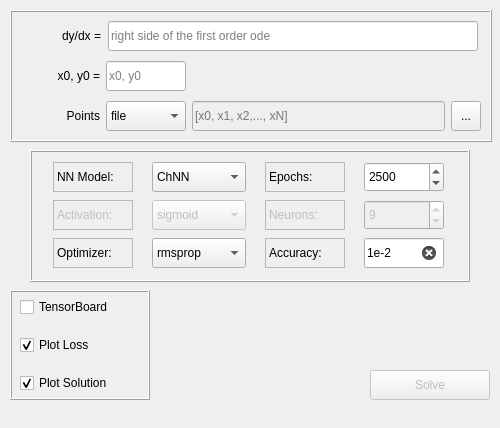
<?xml version="1.0" encoding="UTF-8"?>
<ui version="4.0">
 <class>MainWindow</class>
 <widget class="QMainWindow" name="MainWindow">
  <property name="windowModality">
   <enum>Qt::ApplicationModal</enum>
  </property>
  <property name="enabled">
   <bool>true</bool>
  </property>
  <property name="geometry">
   <rect>
    <x>0</x>
    <y>0</y>
    <width>500</width>
    <height>428</height>
   </rect>
  </property>
  <property name="sizePolicy">
   <sizepolicy hsizetype="Fixed" vsizetype="Fixed">
    <horstretch>0</horstretch>
    <verstretch>0</verstretch>
   </sizepolicy>
  </property>
  <property name="minimumSize">
   <size>
    <width>500</width>
    <height>428</height>
   </size>
  </property>
  <property name="maximumSize">
   <size>
    <width>500</width>
    <height>428</height>
   </size>
  </property>
  <property name="windowTitle">
   <string>ODENet</string>
  </property>
  <property name="windowIcon">
   <iconset resource="resources.qrc">
    <normaloff>:/images/icon.jpeg</normaloff>:/images/icon.jpeg</iconset>
  </property>
  <widget class="QWidget" name="centralWidget">
   <property name="sizePolicy">
    <sizepolicy hsizetype="Fixed" vsizetype="Fixed">
     <horstretch>0</horstretch>
     <verstretch>0</verstretch>
    </sizepolicy>
   </property>
   <property name="minimumSize">
    <size>
     <width>500</width>
     <height>406</height>
    </size>
   </property>
   <property name="maximumSize">
    <size>
     <width>500</width>
     <height>406</height>
    </size>
   </property>
   <property name="styleSheet">
    <string notr="true"/>
   </property>
   <widget class="QFrame" name="frIVP">
    <property name="geometry">
     <rect>
      <x>10</x>
      <y>10</y>
      <width>482</width>
      <height>132</height>
     </rect>
    </property>
    <property name="sizePolicy">
     <sizepolicy hsizetype="Fixed" vsizetype="Fixed">
      <horstretch>0</horstretch>
      <verstretch>0</verstretch>
     </sizepolicy>
    </property>
    <property name="minimumSize">
     <size>
      <width>482</width>
      <height>132</height>
     </size>
    </property>
    <property name="maximumSize">
     <size>
      <width>482</width>
      <height>132</height>
     </size>
    </property>
    <property name="frameShape">
     <enum>QFrame::Box</enum>
    </property>
    <property name="frameShadow">
     <enum>QFrame::Raised</enum>
    </property>
    <widget class="QWidget" name="layoutWidget">
     <property name="geometry">
      <rect>
       <x>10</x>
       <y>10</y>
       <width>461</width>
       <height>32</height>
      </rect>
     </property>
     <layout class="QHBoxLayout" name="horizontalLayout">
      <item>
       <widget class="QLabel" name="lbEquation">
        <property name="sizePolicy">
         <sizepolicy hsizetype="Fixed" vsizetype="Fixed">
          <horstretch>0</horstretch>
          <verstretch>0</verstretch>
         </sizepolicy>
        </property>
        <property name="minimumSize">
         <size>
          <width>80</width>
          <height>30</height>
         </size>
        </property>
        <property name="maximumSize">
         <size>
          <width>80</width>
          <height>30</height>
         </size>
        </property>
        <property name="frameShape">
         <enum>QFrame::NoFrame</enum>
        </property>
        <property name="frameShadow">
         <enum>QFrame::Plain</enum>
        </property>
        <property name="text">
         <string>dy/dx =</string>
        </property>
        <property name="textFormat">
         <enum>Qt::RichText</enum>
        </property>
        <property name="scaledContents">
         <bool>false</bool>
        </property>
        <property name="alignment">
         <set>Qt::AlignRight|Qt::AlignTrailing|Qt::AlignVCenter</set>
        </property>
       </widget>
      </item>
      <item>
       <widget class="QLineEdit" name="editEquation">
        <property name="sizePolicy">
         <sizepolicy hsizetype="Fixed" vsizetype="Fixed">
          <horstretch>0</horstretch>
          <verstretch>0</verstretch>
         </sizepolicy>
        </property>
        <property name="minimumSize">
         <size>
          <width>370</width>
          <height>30</height>
         </size>
        </property>
        <property name="maximumSize">
         <size>
          <width>370</width>
          <height>30</height>
         </size>
        </property>
        <property name="toolTip">
         <string>f(x, t)</string>
        </property>
        <property name="statusTip">
         <string/>
        </property>
        <property name="inputMask">
         <string/>
        </property>
        <property name="text">
         <string/>
        </property>
        <property name="placeholderText">
         <string>right side of the first order ode</string>
        </property>
        <property name="clearButtonEnabled">
         <bool>true</bool>
        </property>
       </widget>
      </item>
     </layout>
    </widget>
    <widget class="QWidget" name="layoutWidget">
     <property name="geometry">
      <rect>
       <x>10</x>
       <y>50</y>
       <width>168</width>
       <height>32</height>
      </rect>
     </property>
     <layout class="QHBoxLayout" name="horizontalLayout_2">
      <item>
       <widget class="QLabel" name="lbInitialCondition">
        <property name="sizePolicy">
         <sizepolicy hsizetype="Fixed" vsizetype="Fixed">
          <horstretch>0</horstretch>
          <verstretch>0</verstretch>
         </sizepolicy>
        </property>
        <property name="minimumSize">
         <size>
          <width>80</width>
          <height>30</height>
         </size>
        </property>
        <property name="maximumSize">
         <size>
          <width>80</width>
          <height>30</height>
         </size>
        </property>
        <property name="frameShape">
         <enum>QFrame::NoFrame</enum>
        </property>
        <property name="frameShadow">
         <enum>QFrame::Plain</enum>
        </property>
        <property name="text">
         <string>x0, y0 =</string>
        </property>
        <property name="alignment">
         <set>Qt::AlignRight|Qt::AlignTrailing|Qt::AlignVCenter</set>
        </property>
       </widget>
      </item>
      <item>
       <widget class="QLineEdit" name="editInitialCondition">
        <property name="sizePolicy">
         <sizepolicy hsizetype="Fixed" vsizetype="Fixed">
          <horstretch>0</horstretch>
          <verstretch>0</verstretch>
         </sizepolicy>
        </property>
        <property name="minimumSize">
         <size>
          <width>80</width>
          <height>30</height>
         </size>
        </property>
        <property name="maximumSize">
         <size>
          <width>80</width>
          <height>30</height>
         </size>
        </property>
        <property name="toolTip">
         <string>initial condition</string>
        </property>
        <property name="statusTip">
         <string/>
        </property>
        <property name="inputMethodHints">
         <set>Qt::ImhExclusiveInputMask</set>
        </property>
        <property name="placeholderText">
         <string>x0, y0</string>
        </property>
        <property name="clearButtonEnabled">
         <bool>true</bool>
        </property>
       </widget>
      </item>
     </layout>
    </widget>
    <widget class="QWidget" name="layoutWidget">
     <property name="geometry">
      <rect>
       <x>10</x>
       <y>90</y>
       <width>461</width>
       <height>32</height>
      </rect>
     </property>
     <layout class="QHBoxLayout" name="horizontalLayout_3">
      <item>
       <widget class="QLabel" name="lbSolutionInterval">
        <property name="sizePolicy">
         <sizepolicy hsizetype="Fixed" vsizetype="Fixed">
          <horstretch>0</horstretch>
          <verstretch>0</verstretch>
         </sizepolicy>
        </property>
        <property name="minimumSize">
         <size>
          <width>80</width>
          <height>30</height>
         </size>
        </property>
        <property name="maximumSize">
         <size>
          <width>80</width>
          <height>30</height>
         </size>
        </property>
        <property name="layoutDirection">
         <enum>Qt::LeftToRight</enum>
        </property>
        <property name="frameShape">
         <enum>QFrame::NoFrame</enum>
        </property>
        <property name="text">
         <string>Points</string>
        </property>
        <property name="alignment">
         <set>Qt::AlignRight|Qt::AlignTrailing|Qt::AlignVCenter</set>
        </property>
       </widget>
      </item>
      <item>
       <widget class="QComboBox" name="cbPoints">
        <property name="minimumSize">
         <size>
          <width>80</width>
          <height>30</height>
         </size>
        </property>
        <property name="maximumSize">
         <size>
          <width>80</width>
          <height>30</height>
         </size>
        </property>
        <property name="toolTip">
         <string>from where to load interval solution</string>
        </property>
        <item>
         <property name="text">
          <string>file</string>
         </property>
        </item>
        <item>
         <property name="text">
          <string>direct</string>
         </property>
        </item>
       </widget>
      </item>
      <item>
       <widget class="QLineEdit" name="editSolutionInterval">
        <property name="enabled">
         <bool>false</bool>
        </property>
        <property name="minimumSize">
         <size>
          <width>0</width>
          <height>30</height>
         </size>
        </property>
        <property name="maximumSize">
         <size>
          <width>16777215</width>
          <height>30</height>
         </size>
        </property>
        <property name="toolTip">
         <string/>
        </property>
        <property name="statusTip">
         <string/>
        </property>
        <property name="placeholderText">
         <string>[x0, x1, x2,..., xN]</string>
        </property>
        <property name="clearButtonEnabled">
         <bool>false</bool>
        </property>
       </widget>
      </item>
      <item>
       <widget class="QToolButton" name="btnLoadFromFile">
        <property name="minimumSize">
         <size>
          <width>30</width>
          <height>30</height>
         </size>
        </property>
        <property name="maximumSize">
         <size>
          <width>30</width>
          <height>30</height>
         </size>
        </property>
        <property name="toolTip">
         <string>load interval from file</string>
        </property>
        <property name="text">
         <string>...</string>
        </property>
        <property name="checkable">
         <bool>false</bool>
        </property>
        <property name="checked">
         <bool>false</bool>
        </property>
        <property name="autoRepeat">
         <bool>false</bool>
        </property>
       </widget>
      </item>
     </layout>
    </widget>
   </widget>
   <widget class="QFrame" name="frRBNN">
    <property name="geometry">
     <rect>
      <x>30</x>
      <y>150</y>
      <width>440</width>
      <height>132</height>
     </rect>
    </property>
    <property name="sizePolicy">
     <sizepolicy hsizetype="Fixed" vsizetype="Fixed">
      <horstretch>0</horstretch>
      <verstretch>0</verstretch>
     </sizepolicy>
    </property>
    <property name="minimumSize">
     <size>
      <width>440</width>
      <height>132</height>
     </size>
    </property>
    <property name="maximumSize">
     <size>
      <width>440</width>
      <height>132</height>
     </size>
    </property>
    <property name="frameShape">
     <enum>QFrame::Box</enum>
    </property>
    <property name="frameShadow">
     <enum>QFrame::Raised</enum>
    </property>
    <widget class="QWidget" name="layoutWidget">
     <property name="geometry">
      <rect>
       <x>10</x>
       <y>10</y>
       <width>420</width>
       <height>111</height>
      </rect>
     </property>
     <layout class="QGridLayout" name="gridLayout">
      <item row="0" column="0">
       <widget class="QLabel" name="lbModel">
        <property name="sizePolicy">
         <sizepolicy hsizetype="Fixed" vsizetype="Fixed">
          <horstretch>0</horstretch>
          <verstretch>0</verstretch>
         </sizepolicy>
        </property>
        <property name="minimumSize">
         <size>
          <width>80</width>
          <height>30</height>
         </size>
        </property>
        <property name="maximumSize">
         <size>
          <width>80</width>
          <height>30</height>
         </size>
        </property>
        <property name="frameShape">
         <enum>QFrame::StyledPanel</enum>
        </property>
        <property name="text">
         <string>NN Model:</string>
        </property>
       </widget>
      </item>
      <item row="0" column="1">
       <widget class="QComboBox" name="cbModel">
        <property name="sizePolicy">
         <sizepolicy hsizetype="Fixed" vsizetype="Fixed">
          <horstretch>0</horstretch>
          <verstretch>0</verstretch>
         </sizepolicy>
        </property>
        <property name="minimumSize">
         <size>
          <width>94</width>
          <height>30</height>
         </size>
        </property>
        <property name="maximumSize">
         <size>
          <width>94</width>
          <height>30</height>
         </size>
        </property>
        <property name="toolTip">
         <string>which optimization method to use</string>
        </property>
        <property name="statusTip">
         <string/>
        </property>
        <property name="currentIndex">
         <number>0</number>
        </property>
        <item>
         <property name="text">
          <string>ChNN</string>
         </property>
        </item>
        <item>
         <property name="text">
          <string>LeNN</string>
         </property>
        </item>
        <item>
         <property name="text">
          <string>MLP</string>
         </property>
        </item>
        <item>
         <property name="text">
          <string>RBF</string>
         </property>
        </item>
       </widget>
      </item>
      <item row="0" column="2">
       <widget class="QLabel" name="lbIterations">
        <property name="sizePolicy">
         <sizepolicy hsizetype="Fixed" vsizetype="Fixed">
          <horstretch>0</horstretch>
          <verstretch>0</verstretch>
         </sizepolicy>
        </property>
        <property name="minimumSize">
         <size>
          <width>80</width>
          <height>30</height>
         </size>
        </property>
        <property name="maximumSize">
         <size>
          <width>80</width>
          <height>30</height>
         </size>
        </property>
        <property name="frameShape">
         <enum>QFrame::StyledPanel</enum>
        </property>
        <property name="text">
         <string>Epochs:</string>
        </property>
        <property name="textFormat">
         <enum>Qt::AutoText</enum>
        </property>
       </widget>
      </item>
      <item row="1" column="0">
       <widget class="QLabel" name="lbActivationFunction">
        <property name="enabled">
         <bool>false</bool>
        </property>
        <property name="sizePolicy">
         <sizepolicy hsizetype="Fixed" vsizetype="Fixed">
          <horstretch>0</horstretch>
          <verstretch>0</verstretch>
         </sizepolicy>
        </property>
        <property name="minimumSize">
         <size>
          <width>80</width>
          <height>30</height>
         </size>
        </property>
        <property name="maximumSize">
         <size>
          <width>80</width>
          <height>30</height>
         </size>
        </property>
        <property name="frameShape">
         <enum>QFrame::StyledPanel</enum>
        </property>
        <property name="text">
         <string>Activation:</string>
        </property>
       </widget>
      </item>
      <item row="1" column="1">
       <widget class="QComboBox" name="cbActivationFunction">
        <property name="enabled">
         <bool>false</bool>
        </property>
        <property name="sizePolicy">
         <sizepolicy hsizetype="Fixed" vsizetype="Fixed">
          <horstretch>0</horstretch>
          <verstretch>0</verstretch>
         </sizepolicy>
        </property>
        <property name="minimumSize">
         <size>
          <width>94</width>
          <height>30</height>
         </size>
        </property>
        <property name="maximumSize">
         <size>
          <width>94</width>
          <height>30</height>
         </size>
        </property>
        <property name="toolTip">
         <string>which activation function to use</string>
        </property>
        <property name="statusTip">
         <string/>
        </property>
        <property name="currentIndex">
         <number>0</number>
        </property>
        <item>
         <property name="text">
          <string>sigmoid</string>
         </property>
        </item>
        <item>
         <property name="text">
          <string>tanh</string>
         </property>
        </item>
        <item>
         <property name="text">
          <string>relu</string>
         </property>
        </item>
       </widget>
      </item>
      <item row="1" column="2">
       <widget class="QLabel" name="lbNeurons">
        <property name="enabled">
         <bool>false</bool>
        </property>
        <property name="sizePolicy">
         <sizepolicy hsizetype="Fixed" vsizetype="Fixed">
          <horstretch>0</horstretch>
          <verstretch>0</verstretch>
         </sizepolicy>
        </property>
        <property name="minimumSize">
         <size>
          <width>80</width>
          <height>30</height>
         </size>
        </property>
        <property name="maximumSize">
         <size>
          <width>80</width>
          <height>30</height>
         </size>
        </property>
        <property name="frameShape">
         <enum>QFrame::StyledPanel</enum>
        </property>
        <property name="text">
         <string>Neurons: </string>
        </property>
       </widget>
      </item>
      <item row="1" column="3">
       <widget class="QSpinBox" name="editNeurons">
        <property name="enabled">
         <bool>false</bool>
        </property>
        <property name="sizePolicy">
         <sizepolicy hsizetype="Fixed" vsizetype="Fixed">
          <horstretch>0</horstretch>
          <verstretch>0</verstretch>
         </sizepolicy>
        </property>
        <property name="maximumSize">
         <size>
          <width>80</width>
          <height>30</height>
         </size>
        </property>
        <property name="toolTip">
         <string>number of neurons in the hidden layer (can't be greater than points in interval)</string>
        </property>
        <property name="minimum">
         <number>1</number>
        </property>
        <property name="maximum">
         <number>999999999</number>
        </property>
        <property name="value">
         <number>9</number>
        </property>
       </widget>
      </item>
      <item row="2" column="0">
       <widget class="QLabel" name="lbOptimizer">
        <property name="sizePolicy">
         <sizepolicy hsizetype="Fixed" vsizetype="Fixed">
          <horstretch>0</horstretch>
          <verstretch>0</verstretch>
         </sizepolicy>
        </property>
        <property name="minimumSize">
         <size>
          <width>80</width>
          <height>30</height>
         </size>
        </property>
        <property name="maximumSize">
         <size>
          <width>80</width>
          <height>30</height>
         </size>
        </property>
        <property name="frameShape">
         <enum>QFrame::StyledPanel</enum>
        </property>
        <property name="text">
         <string>Optimizer:</string>
        </property>
       </widget>
      </item>
      <item row="2" column="1">
       <widget class="QComboBox" name="cbOptimizer">
        <property name="sizePolicy">
         <sizepolicy hsizetype="Fixed" vsizetype="Fixed">
          <horstretch>0</horstretch>
          <verstretch>0</verstretch>
         </sizepolicy>
        </property>
        <property name="minimumSize">
         <size>
          <width>94</width>
          <height>30</height>
         </size>
        </property>
        <property name="maximumSize">
         <size>
          <width>94</width>
          <height>30</height>
         </size>
        </property>
        <property name="toolTip">
         <string>which optimization method to use</string>
        </property>
        <property name="statusTip">
         <string/>
        </property>
        <property name="currentIndex">
         <number>0</number>
        </property>
        <item>
         <property name="text">
          <string>rmsprop</string>
         </property>
        </item>
        <item>
         <property name="text">
          <string>adam</string>
         </property>
        </item>
        <item>
         <property name="text">
          <string>sgd</string>
         </property>
        </item>
       </widget>
      </item>
      <item row="2" column="2">
       <widget class="QLabel" name="lbAccuracy">
        <property name="sizePolicy">
         <sizepolicy hsizetype="Fixed" vsizetype="Fixed">
          <horstretch>0</horstretch>
          <verstretch>0</verstretch>
         </sizepolicy>
        </property>
        <property name="minimumSize">
         <size>
          <width>80</width>
          <height>30</height>
         </size>
        </property>
        <property name="maximumSize">
         <size>
          <width>80</width>
          <height>30</height>
         </size>
        </property>
        <property name="frameShape">
         <enum>QFrame::StyledPanel</enum>
        </property>
        <property name="text">
         <string>Accuracy:</string>
        </property>
        <property name="textFormat">
         <enum>Qt::AutoText</enum>
        </property>
       </widget>
      </item>
      <item row="2" column="3">
       <widget class="QLineEdit" name="editAccuracy">
        <property name="sizePolicy">
         <sizepolicy hsizetype="Fixed" vsizetype="Fixed">
          <horstretch>0</horstretch>
          <verstretch>0</verstretch>
         </sizepolicy>
        </property>
        <property name="minimumSize">
         <size>
          <width>80</width>
          <height>30</height>
         </size>
        </property>
        <property name="maximumSize">
         <size>
          <width>80</width>
          <height>30</height>
         </size>
        </property>
        <property name="toolTip">
         <string>desired solution precision</string>
        </property>
        <property name="statusTip">
         <string/>
        </property>
        <property name="text">
         <string>1e-2</string>
        </property>
        <property name="placeholderText">
         <string>1e-2</string>
        </property>
        <property name="clearButtonEnabled">
         <bool>true</bool>
        </property>
       </widget>
      </item>
      <item row="0" column="3">
       <widget class="QSpinBox" name="editIterations">
        <property name="sizePolicy">
         <sizepolicy hsizetype="Fixed" vsizetype="Fixed">
          <horstretch>0</horstretch>
          <verstretch>0</verstretch>
         </sizepolicy>
        </property>
        <property name="maximumSize">
         <size>
          <width>80</width>
          <height>30</height>
         </size>
        </property>
        <property name="toolTip">
         <string>number of neurons in the hidden layer (can't be greater than points in interval)</string>
        </property>
        <property name="minimum">
         <number>1</number>
        </property>
        <property name="maximum">
         <number>999999999</number>
        </property>
        <property name="value">
         <number>2500</number>
        </property>
       </widget>
      </item>
     </layout>
    </widget>
   </widget>
   <widget class="QPushButton" name="btnSolve">
    <property name="enabled">
     <bool>false</bool>
    </property>
    <property name="geometry">
     <rect>
      <x>370</x>
      <y>370</y>
      <width>120</width>
      <height>30</height>
     </rect>
    </property>
    <property name="sizePolicy">
     <sizepolicy hsizetype="Fixed" vsizetype="Fixed">
      <horstretch>0</horstretch>
      <verstretch>0</verstretch>
     </sizepolicy>
    </property>
    <property name="minimumSize">
     <size>
      <width>120</width>
      <height>30</height>
     </size>
    </property>
    <property name="maximumSize">
     <size>
      <width>120</width>
      <height>30</height>
     </size>
    </property>
    <property name="text">
     <string>Solve</string>
    </property>
   </widget>
   <widget class="QFrame" name="frame">
    <property name="geometry">
     <rect>
      <x>10</x>
      <y>290</y>
      <width>140</width>
      <height>110</height>
     </rect>
    </property>
    <property name="sizePolicy">
     <sizepolicy hsizetype="Fixed" vsizetype="Fixed">
      <horstretch>140</horstretch>
      <verstretch>110</verstretch>
     </sizepolicy>
    </property>
    <property name="minimumSize">
     <size>
      <width>140</width>
      <height>110</height>
     </size>
    </property>
    <property name="maximumSize">
     <size>
      <width>140</width>
      <height>110</height>
     </size>
    </property>
    <property name="frameShape">
     <enum>QFrame::Box</enum>
    </property>
    <property name="frameShadow">
     <enum>QFrame::Raised</enum>
    </property>
    <widget class="QWidget" name="layoutWidget">
     <property name="geometry">
      <rect>
       <x>10</x>
       <y>0</y>
       <width>122</width>
       <height>112</height>
      </rect>
     </property>
     <layout class="QVBoxLayout" name="verticalLayout">
      <property name="topMargin">
       <number>0</number>
      </property>
      <item>
       <widget class="QCheckBox" name="cbTensorBoard">
        <property name="sizePolicy">
         <sizepolicy hsizetype="Fixed" vsizetype="Fixed">
          <horstretch>0</horstretch>
          <verstretch>0</verstretch>
         </sizepolicy>
        </property>
        <property name="minimumSize">
         <size>
          <width>120</width>
          <height>30</height>
         </size>
        </property>
        <property name="maximumSize">
         <size>
          <width>120</width>
          <height>30</height>
         </size>
        </property>
        <property name="toolTip">
         <string>whatever to show a graphical solution or not</string>
        </property>
        <property name="statusTip">
         <string/>
        </property>
        <property name="text">
         <string>TensorBoard</string>
        </property>
        <property name="checked">
         <bool>false</bool>
        </property>
        <property name="tristate">
         <bool>false</bool>
        </property>
       </widget>
      </item>
      <item>
       <widget class="QCheckBox" name="cbPlotLoss">
        <property name="sizePolicy">
         <sizepolicy hsizetype="Fixed" vsizetype="Fixed">
          <horstretch>120</horstretch>
          <verstretch>30</verstretch>
         </sizepolicy>
        </property>
        <property name="minimumSize">
         <size>
          <width>120</width>
          <height>30</height>
         </size>
        </property>
        <property name="maximumSize">
         <size>
          <width>120</width>
          <height>30</height>
         </size>
        </property>
        <property name="toolTip">
         <string>whatever to show the loss vs. epoch history or not</string>
        </property>
        <property name="statusTip">
         <string/>
        </property>
        <property name="text">
         <string>Plot Loss</string>
        </property>
        <property name="checked">
         <bool>true</bool>
        </property>
       </widget>
      </item>
      <item>
       <widget class="QCheckBox" name="cbPlotSolution">
        <property name="sizePolicy">
         <sizepolicy hsizetype="Fixed" vsizetype="Fixed">
          <horstretch>0</horstretch>
          <verstretch>0</verstretch>
         </sizepolicy>
        </property>
        <property name="minimumSize">
         <size>
          <width>120</width>
          <height>30</height>
         </size>
        </property>
        <property name="maximumSize">
         <size>
          <width>120</width>
          <height>30</height>
         </size>
        </property>
        <property name="toolTip">
         <string>whatever to show a graphical solution or not</string>
        </property>
        <property name="statusTip">
         <string/>
        </property>
        <property name="text">
         <string>Plot Solution</string>
        </property>
        <property name="checked">
         <bool>true</bool>
        </property>
        <property name="tristate">
         <bool>false</bool>
        </property>
       </widget>
      </item>
     </layout>
    </widget>
   </widget>
  </widget>
  <widget class="QStatusBar" name="statusBar">
   <property name="sizeGripEnabled">
    <bool>false</bool>
   </property>
  </widget>
  <action name="actionAbout">
   <property name="text">
    <string>&amp;About</string>
   </property>
  </action>
  <action name="actionProgram">
   <property name="text">
    <string>&amp;Program</string>
   </property>
  </action>
 </widget>
 <resources>
  <include location="resources.qrc"/>
 </resources>
 <connections/>
</ui>
